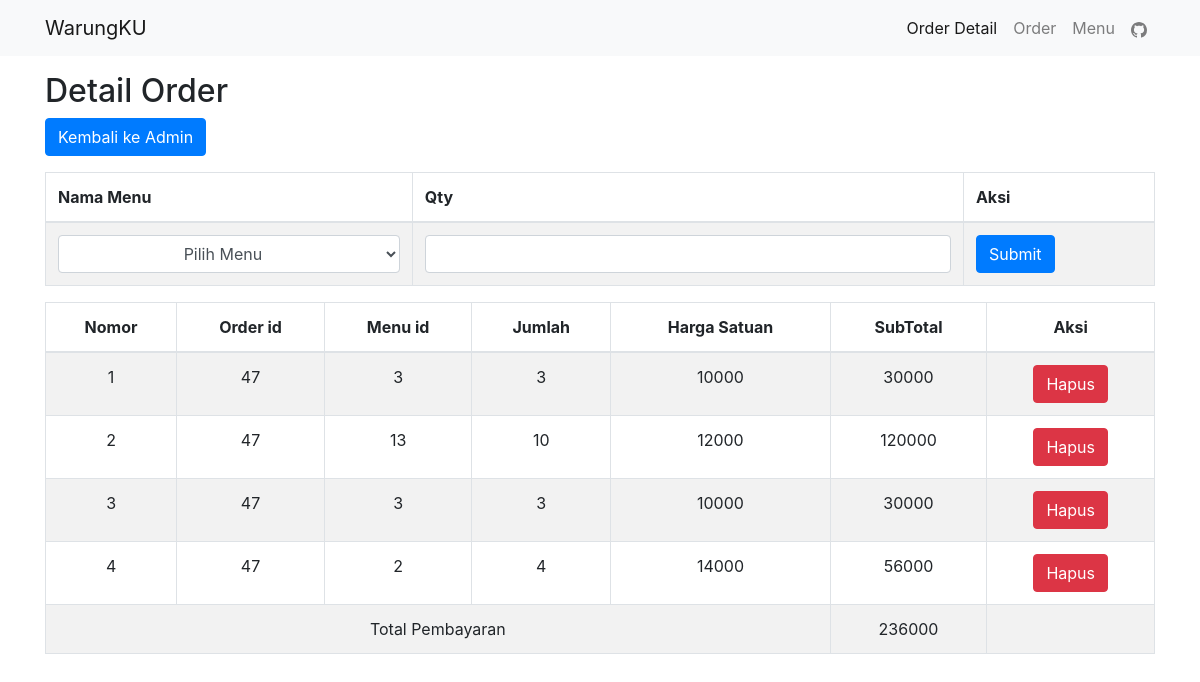
Page /orderdetail/addOrderDetail.php?order_id=47 on the committed database.
### tables this page shows
CREATE TABLE `order_detail` (
  `order_detail_id` int(11) NOT NULL,
  `order_id` int(11) NOT NULL,
  `menu_id` int(11) NOT NULL,
  `jumlah` int(11) NOT NULL,
  `harga` int(11) NOT NULL,
  `sub_total` int(11) NOT NULL
);

### orderdetail/addOrderDetail.php (the view, shortened to what this page needs)
<?php
    include "../koneksi.php";
    $order_id = $_GET['order_id'];
    $nomor = 1;
?>
<!DOCTYPE html>
<html lang="en">
<head>
    <link rel="stylesheet" href="https://maxcdn.bootstrapcdn.com/bootstrap/4.5.2/css/bootstrap.min.css">
</head>
<body>
    <nav class="navbar navbar-expand-lg navbar-light bg-light">
        <div class="container">
            <a class="navbar-brand" href="../menu/menu.php">WarungKU</a>
            <div class="collapse navbar-collapse" id="navbarNav">
                <ul class="navbar-nav ml-auto">
                    <li class="nav-item active">
                        <a class="nav-link" href="../orderdetail/admin.php">Order Detail</a>
                    </li>
                    <li class="nav-item">
                        <a class="nav-link" href="../orders/addOrder.php">Order</a>
                    </li>
                    <li class="nav-item">
                        <a class="nav-link" href="../menu/menu.php">Menu</a>
                    </li>
                    <li class="nav-item">
                        <a class="nav-link" href="https://github.com/rrayhka" target="_blank">
                            <i class="bi bi-github">
                            </i>
                        </a>
                    </li>
                </ul>
            </div>
        </div>
    </nav>
    <div class="container mt-3">
        <h2>Detail Order</h2>
        <a href="admin.php" class="btn btn-primary mb-3">Kembali ke Admin</a>
        <table class="table table-striped table-bordered">
            <thead class="thead-primary">
                <th>Nama Menu</th>
                <th>Qty</th>
                <th>Aksi</th>
            </thead>
            <tbody>
                <form method="post">
                    <tr>
                        <td>
                            <select name="nama_menu" id="nama_menu" class="form-control" required style="text-align: center;">
                                <option value="" disabled selected>Pilih Menu</option>
                            </select>
                        </td>
                        <td>
                            <input type="number" name="qty" id="qty" class="form-control" required>
                        </td>
                        <td>
                            <button type="submit" name="submit" class="btn btn-primary">Submit</button>
                        </td>
                    </tr>
                </form>
            </tbody>
        </table>
        <table class="table table-striped table-bordered text-center table-hover">
            <thead>
                <th>Nomor</th>
                <th>Order id</th>
                <th>Menu id</th>
                <th>Jumlah</th>
                <th>Harga Satuan</th>
                <th>SubTotal</th>
                <th>Aksi</th>
            </thead>
            <tbody>
                <?php
                    $query = mysqli_query($conn, "SELECT * FROM order_detail WHERE order_id = $order_id");
                    while($data = mysqli_fetch_assoc($query)){
                ?>
                <tr>
                    <td><?php echo $nomor++; ?></td>
                    <td><?php echo $data['order_id']; ?></td>
                    <td><?php echo $data['menu_id']; ?></td>
                    <td><?php echo $data['jumlah']; ?></td>
                    <td><?php echo $data['harga']; ?></td>
                    <td><?php echo $data['sub_total']; ?></td>
                    <td>
                        <a class="btn btn-danger" onclick="hapus(<?php echo $data['order_detail_id']; ?>)">Hapus</a>
                    </td>
                </tr>
                <?php } ?>
                <tr>
                    <td colspan="5" class="text-center">
                        Total Pembayaran
                    </td>
                    <td>
                        <?php
                            $query = mysqli_query($conn, "SELECT SUM(sub_total) AS total FROM order_detail WHERE order_id = $order_id");
                            $data = mysqli_fetch_assoc($query);
                            echo $data['total'];
                        ?>
                    </td>
                    <td></td>
                </tr>
            </tbody>
        </table>
    </div>
</body>
</html>

### rows in the picture
order_detail: order "47", menu "3", jumlah "3", harga "10000", sub_total "30000"
order_detail: order "47", menu "13", jumlah "10", harga "12000", sub_total "120000"
order_detail: order "47", menu "3", jumlah "3", harga "10000", sub_total "30000"
order_detail: order "47", menu "2", jumlah "4", harga "14000", sub_total "56000"

### other values in the picture
$data['total'] "236000"
